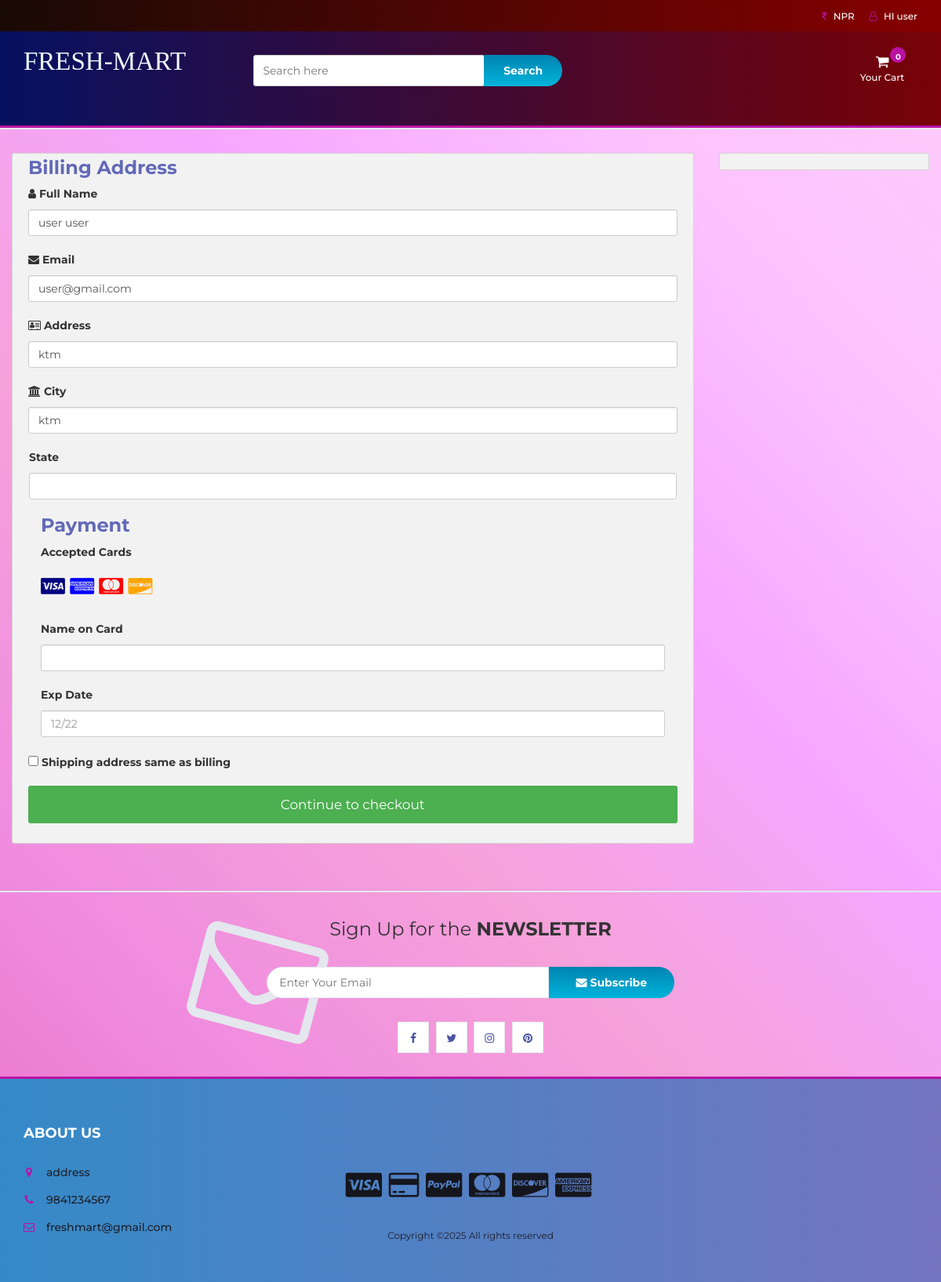
Page /checkout.php (signed in) on the committed database.
### tables this page shows
CREATE TABLE `user_info` (
  `user_id` int(10) NOT NULL,
  `first_name` varchar(100) NOT NULL,
  `last_name` varchar(100) NOT NULL,
  `email` varchar(300) NOT NULL,
  `password` varchar(300) NOT NULL,
  `mobile` varchar(10) NOT NULL,
  `address1` varchar(300) NOT NULL,
  `address2` varchar(11) NOT NULL
);

### checkout.php (the view, shortened to what this page needs)
<?php
include "db.php";
include "header.php";
?>
<section class="section">
	<div class="container-fluid">
		<div class="row-checkout">
		<?php
		if(isset($_SESSION["uid"])){
			$sql = "SELECT * FROM user_info WHERE user_id='$_SESSION[uid]'";
			$query = mysqli_query($con,$sql);
			$row=mysqli_fetch_array($query);
		echo'
			<div class="col-75">
				<div class="container-checkout">
				<form id="checkout_form" action="checkout_process.php" method="POST" class="was-validated">
					<div class="row-checkout">
					<div class="col-50">
						<h3>Billing Address</h3>
						<label for="fname"><i class="fa fa-user" ></i> Full Name</label>
						<input type="text" id="fname" class="form-control" name="firstname" pattern="^[a-zA-Z ]+$"  value="'.$row["first_name"].' '.$row["last_name"].'">
						<label for="email"><i class="fa fa-envelope"></i> Email</label>
						<input type="text" id="email" name="email" class="form-control" pattern="^[_a-z0-9-]+(\.[_a-z0-9-]+)*@[a-z0-9]+(\.[a-z]{2,4})$" value="'.$row["email"].'" required>
						<label for="adr"><i class="fa fa-address-card-o"></i> Address</label>
						<input type="text" id="adr" name="address" class="form-control" value="'.$row["address1"].'" required>
						<label for="city"><i class="fa fa-institution"></i> City</label>
						<input type="text" id="city" name="city" class="form-control" value="'.$row["address2"].'" pattern="^[a-zA-Z ]+$" required>
						<div class="row">
						<div class="col-50">
							<label for="state">State</label>
							<input type="text" id="state" name="state" class="form-control" pattern="^[a-zA-Z ]+$" required>
						</div>
					</div>
					<div class="col-50">
						<h3>Payment</h3>
						<label for="fname">Accepted Cards</label>
						<div class="icon-container">
						<i class="fa fa-cc-visa" style="color:navy;"></i>
						<i class="fa fa-cc-amex" style="color:blue;"></i>
						<i class="fa fa-cc-mastercard" style="color:red;"></i>
						<i class="fa fa-cc-discover" style="color:orange;"></i>
						</div>
						<label for="cname">Name on Card</label>
						<input type="text" id="cname" name="cardname" class="form-control" pattern="^[a-zA-Z ]+$" required>
						<label for="expdate">Exp Date</label>
						<input type="text" id="expdate" name="expdate" class="form-control" pattern="^((0[1-9])|(1[0-2]))\/(\d{2})$" placeholder="12/22"required>
						<div class="row">
						</div>
					</div>
					</div>
					</div>
					<label><input type="CHECKBOX" name="q" class="roomselect" value="conform" required> Shipping address same as billing
					</label>';
					$total=0;
					$total_count=$_POST['total_count'];
				echo'
				<input type="hidden" name="total_count" value="'.$total_count.'">
					<input type="hidden" name="total_price" value="'.$total.'">
					<input type="submit" id="submit" value="Continue to checkout" class="checkout-btn">
				</form>
				</div>
			</div>
			';
		}else{
			echo"<script>window.location.href = 'cart.php'</script>";
		}
		?>
			<div class="col-25">
				<div class="container-checkout">
				</div>
			</div>
		</div>
	</div>
</section>
		<div id="newsletter" class="section">
			<div class="container">
				<div class="row">
					<div class="col-md-12">
						<div class="newsletter">
							<p>Sign Up for the <strong>NEWSLETTER</strong></p>
							<form >
								<input class="input" type="email" placeholder="Enter Your Email">
								<button class="newsletter-btn"><i class="fa fa-envelope"></i> Subscribe</button>
							</form>
							<ul class="newsletter-follow">
								<li>
									<a href="#"><i class="fa fa-facebook"></i></a>
								</li>
								<li>
									<a href="#"><i class="fa fa-twitter"></i></a>
								</li>
								<li>
									<a href="#"><i class="fa fa-instagram"></i></a>
								</li>
								<li>
									<a href="#"><i class="fa fa-pinterest"></i></a>
								</li>
							</ul>
						</div>
					</div>
				</div>
			</div>
		</div>
<?php
include "footer.php";
?>

### header.php (shortened to what this page needs)
<!DOCTYPE html>
<html lang="en">
	<head>
		<link type="text/css" rel="stylesheet" href="css/bootstrap.min.css"/>
		<link type="text/css" rel="stylesheet" href="css/slick.css"/>
		<link type="text/css" rel="stylesheet" href="css/slick-theme.css"/>
		<link type="text/css" rel="stylesheet" href="css/nouislider.min.css"/>
		<link rel="stylesheet" href="css/font-awesome.min.css">
		<link type="text/css" rel="stylesheet" href="css/style.css"/>
		<link type="text/css" rel="stylesheet" href="css/accountbtn.css"/>
    </head>
	<body>
		<header>
			<div id="top-header">
				<div class="container">
					<ul class="header-links pull-right">
						<li><a href="#"><i class="fa fa-inr"></i> NPR</a></li>
						<li><?php
                             include "db.php";
                            if(isset($_SESSION["uid"])){
                                $sql = "SELECT first_name FROM user_info WHERE user_id='$_SESSION[uid]'";
                                $query = mysqli_query($con,$sql);
                                $row=mysqli_fetch_array($query);
                                echo '
                               <div class="dropdownn">
                                  <a href="#" class="dropdownn" data-toggle="modal" data-target="#myModal" ><i class="fa fa-user-o"></i> HI '.$row["first_name"].'</a>
                                  <div class="dropdownn-content">
                                    <a href="" data-toggle="modal" data-target="#profile"><i class="fa fa-user-circle" aria-hidden="true" ></i>My Profile</a>
                                    <a href="logout.php"  ><i class="fa fa-sign-in" aria-hidden="true"></i>Log out</a>
                                  </div>
                                </div>';
                            }
                                             ?>
                                </li>
					</ul>
				</div>
			</div>
			<div id="header">
				<div class="container">
					<div class="row">
						<div class="col-md-3">
							<div class="header-logo">
								<a href="index.php" class="logo">
								<font style="font-style:normal; font-size: 33px;color: aliceblue;font-family: serif">
                                        FRESH-MART
                                    </font>
								</a>
							</div>
						</div>
						<div class="col-md-6">
							<div class="header-search">
								<form>
									<input class="input" id="search" type="text" placeholder="Search here">
									<button type="submit" id="search_btn" class="search-btn">Search</button>
								</form>
							</div>
						</div>
						<div class="col-md-3 clearfix">
							<div class="header-ctn">
								<div class="dropdown">
									<a class="dropdown-toggle" data-toggle="dropdown" aria-expanded="true">
										<i class="fa fa-shopping-cart"></i>
										<span>Your Cart</span>
										<div class="badge qty">0</div>
									</a>
									</div>
							</div>
						</div>
					</div>
				</div>
			</div>
		</header>
		<nav id='navigation'>
		</nav>

### css/style.css (style rules this page uses)
body { font-family: 'Montserrat', sans-serif; font-weight: 400; background-image: linear-gradient(-134deg, #ffccf9 0%, #fcc2ff 20%, #f6a6ff 40%, #f5a1da 60%, #f08cdf 80%, #e970c3 100%); }
h1, h2, h3, h4, h5, h6 { color: #6269b8; font-weight: 700; margin: 0 0 10px; }
a { color: #4b53a1; font-weight: 500; -webkit-transition: 0.2s color; transition: 0.2s color; }
ul, ol { margin: 0; padding: 0; list-style: none }
.input { height: 40px; padding: 0px 15px; border: 1px solid #E4E7ED; background-color: #FFF; width: 100%; }
.section { padding-top: 30px; padding-bottom: 30px; }
#top-header { padding-top: 10px; padding-bottom: 10px; background-color: #1E1F29; }
.header-links li { display: inline-block; margin-right: 15px; font-size: 12px; }
.header-links li:last-child { margin-right: 0px; }
.header-links li a { color: #FFF; }
.header-links li i { color: #b912a3; margin-right: 5px; }
#header { padding-top: 15px; padding-bottom: 15px; background-image: linear-gradient(-135deg, #FF6CAB 0%, #F660BC 10%, #EC53CD 20%, #E045DE 30%, #D335EE 40%, #C323FF 50%, #B53AFF 60%, #A749FF 70%, #9854FF 80%, #865EFF 90%, #7366FF 100%); }
.header-logo { float: left; }
.header-search { padding: 15px 0px; }
.header-search form { position: relative; }
.header-search form .input { width: calc(100% - 260px); margin-right: -4px; }
.header-search form .search-btn { height: 40px; width: 100px; background: #00B4DB; background: -webkit-linear-gradient(to bottom, #0083B0, #00B4DB); background: linear-gradient(to bottom, #0083B0, #00B4DB); color: #FFF; font-weight: 700; border: none; border-radius: 0px 40px 40px 0px; }
.header-ctn { float: right; padding: 15px 0px; }
.header-ctn>div { display: inline-block; }
.header-ctn>div>a { display: block; position: relative; width: 90px; text-align: center; color: #FFF; }
.header-ctn>div>a>i { display: block; font-size: 18px; }
.header-ctn>div>a>span { font-size: 12px; }
.header-ctn>div>a>.qty { position: absolute; right: 15px; top: -10px; width: 20px; height: 20px; line-height: 20px; text-align: center; border-radius: 50%; font-size: 10px; color: #FFF; background-color: #b912a3; }
#navigation { background: #FFF; border-bottom: 2px solid #E4E7ED; border-top: 3px solid #b912a3; }
#newsletter.section { border-top: 2px solid #E4E7ED; border-bottom: 3px solid #b912a3; margin-top: 30px; }
.newsletter { text-align: center; }
.newsletter p { font-size: 24px; }
.newsletter form { position: relative; max-width: 520px; margin: 30px auto; }
.newsletter form:after { content: "\f003"; font-family: FontAwesome; position: absolute; font-size: 160px; color: #E4E7ED; top: 15px; -webkit-transform: translateY(-50%) rotate(15deg); -ms-transform: translateY(-50%) rotate(15deg); transform: translateY(-50%) rotate(15deg); z-index: -1; left: -90px; }
.newsletter form .input { width: calc(100% - 160px); margin-right: -4px; border-radius: 40px 0px 0px 40px; }
.newsletter form .newsletter-btn { width: 160px; height: 40px; font-weight: 700; background: #00B4DB; background: -webkit-linear-gradient(to bottom, #0083B0, #00B4DB); background: linear-gradient(to bottom, #0083B0, #00B4DB); color: #FFF; border: none; border-radius: 0px 40px 40px 0px; }
.newsletter .newsletter-follow { text-align: center; }
.newsletter .newsletter-follow li { display: inline-block; margin-right: 5px; }
.newsletter .newsletter-follow li:last-child { margin-right: 0px; }
.newsletter .newsletter-follow li a { position: relative; display: block; width: 40px; height: 40px; text-align: center; line-height: 40px; border: 1px solid #E4E7ED; background-color: #FFF; -webkit-transition: 0.2s all; transition: 0.2s all; }

### css/accountbtn.css (style rules this page uses)
.dropdownn { position: relative; display: inline-block; }

### header.php (style rules this page uses)
#navigation { background: #FF4E50; background: -webkit-linear-gradient(to right, #F9D423, #FF4E50); background: linear-gradient(to right, #F9D423, #FF4E50); }
#header { background: #780206; background: -webkit-linear-gradient(to right, #061161, #780206); background: linear-gradient(to right, #061161, #780206); }
#top-header { background: #870000; background: -webkit-linear-gradient(to right, #190A05, #870000); background: linear-gradient(to right, #190A05, #870000); }

### rows in the picture
user_info: first_name "user", firstname "user user", email "user@gmail.com", address "ktm", city "ktm"
